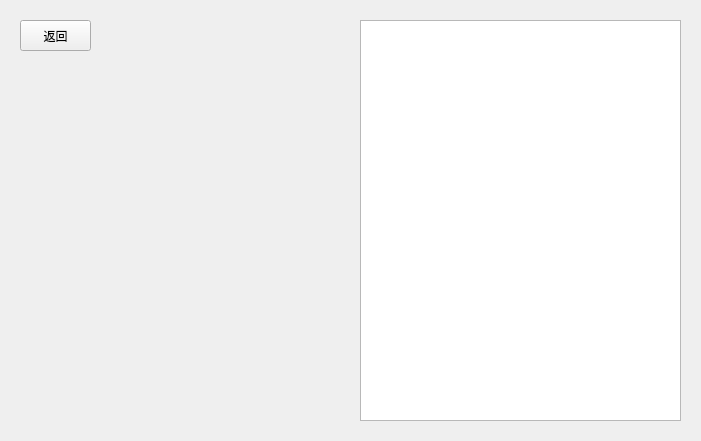
<?xml version="1.0" encoding="UTF-8"?>
<ui version="4.0">
 <class>lyricShow</class>
 <widget class="QWidget" name="lyricShow">
  <property name="geometry">
   <rect>
    <x>0</x>
    <y>0</y>
    <width>701</width>
    <height>441</height>
   </rect>
  </property>
  <property name="windowTitle">
   <string>Form</string>
  </property>
  <widget class="QTextEdit" name="textEdit_lyric">
   <property name="geometry">
    <rect>
     <x>360</x>
     <y>20</y>
     <width>321</width>
     <height>401</height>
    </rect>
   </property>
  </widget>
  <widget class="QPushButton" name="pushButton_hide">
   <property name="geometry">
    <rect>
     <x>20</x>
     <y>20</y>
     <width>71</width>
     <height>31</height>
    </rect>
   </property>
   <property name="styleSheet">
    <string notr="true"/>
   </property>
   <property name="text">
    <string>返回</string>
   </property>
  </widget>
 </widget>
 <resources/>
 <connections/>
</ui>
